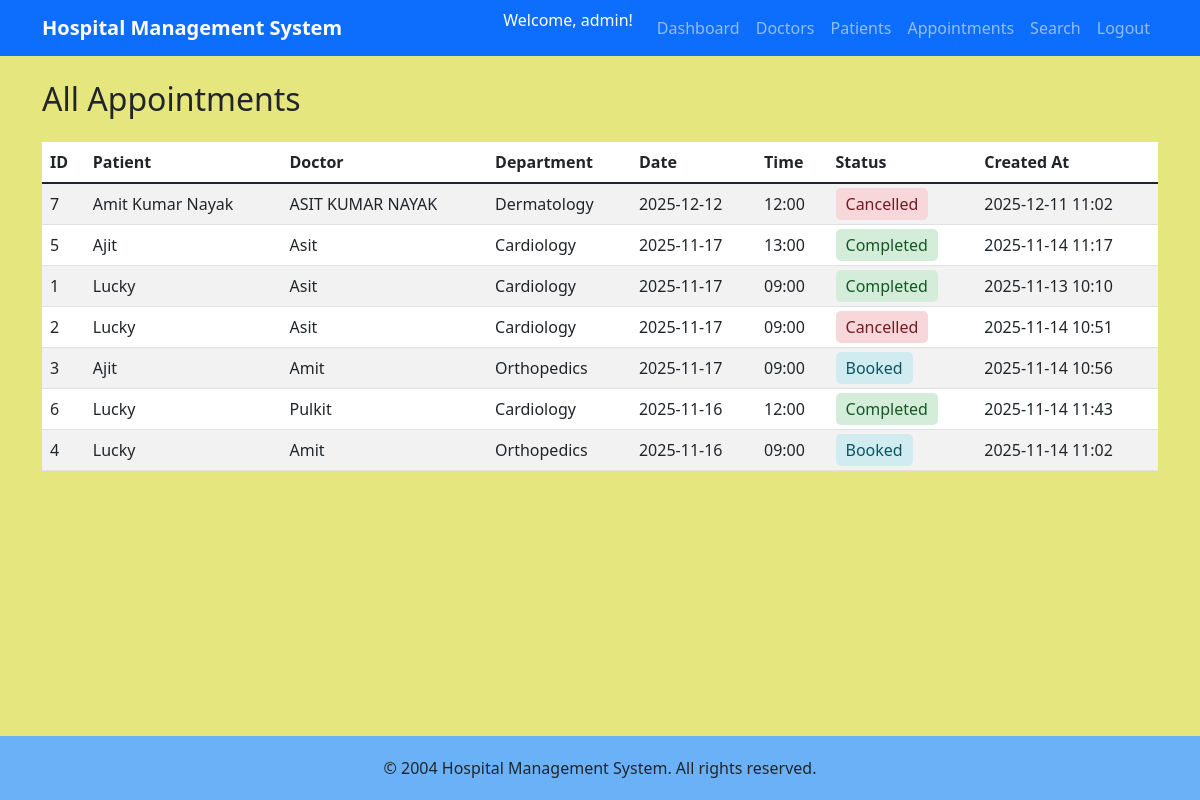
The page /admin/appointments (signed in) on the database its author committed.
### models.py (models this page shows)
class Appointment(db.Model):
    id = db.Column(db.Integer, primary_key=True)
    patient_id = db.Column(db.Integer, db.ForeignKey('patient.id'), nullable=False)
    doctor_id = db.Column(db.Integer, db.ForeignKey('doctor.id'), nullable=False)
    date = db.Column(db.Date, nullable=False)
    time = db.Column(db.String(10), nullable=False)
    status = db.Column(db.String(20), default='Booked')
    created_at = db.Column(db.DateTime, default=datetime.utcnow)
    treatment = db.relationship('Treatment', backref='appointment', uselist=False, cascade='all, delete-orphan')

class Patient(db.Model):
    id = db.Column(db.Integer, primary_key=True)
    name = db.Column(db.String(100), nullable=False)
    email = db.Column(db.String(120), unique=True, nullable=False)
    password = db.Column(db.String(200), nullable=False)
    phone = db.Column(db.String(15))
    age = db.Column(db.Integer)
    gender = db.Column(db.String(10))
    address = db.Column(db.Text)
    is_active = db.Column(db.Boolean, default=True)
    appointments = db.relationship('Appointment', backref='patient', lazy=True)

class Doctor(db.Model):
    id = db.Column(db.Integer, primary_key=True)
    name = db.Column(db.String(100), nullable=False)
    email = db.Column(db.String(120), unique=True, nullable=False)
    password = db.Column(db.String(200), nullable=False)
    phone = db.Column(db.String(15))
    department_id = db.Column(db.Integer, db.ForeignKey('department.id'), nullable=False)
    experience_years = db.Column(db.Integer)
    is_active = db.Column(db.Boolean, default=True)
    appointments = db.relationship('Appointment', backref='doctor', lazy=True)
    availability = db.relationship('DoctorAvailability', backref='doctor', lazy=True, cascade='all, delete-orphan')

class Department(db.Model):
    id = db.Column(db.Integer, primary_key=True)
    name = db.Column(db.String(100), unique=True, nullable=False)
    description = db.Column(db.Text)
    doctors = db.relationship('Doctor', backref='department', lazy=True)

### routes.py (the view)
    @app.route('/admin/appointments')
    @login_required('admin')
    def admin_appointments():
        appointments = Appointment.query.order_by(Appointment.date.desc(), Appointment.time.desc()).all()
        return render_template('admin/appointments.html', appointments=appointments)

### routes.py (called while the page is built)
def login_required(role):
    def decorator(f):
        @wraps(f)
        def decorated_function(*args, **kwargs):
            if 'user_id' not in session or session.get('role') != role:
                flash('Please login to access this page', 'danger')
                return redirect(url_for('login'))
            return f(*args, **kwargs)
        return decorated_function
    return decorator

### templates/admin/appointments.html (shortened to what this page needs)
{% extends "base.html" %}
{% block content %}
<h2>All Appointments</h2>
<div class="table-responsive mt-4">
    <table class="table table-striped">
        <thead>
            <tr>
                <th>ID</th>
                <th>Patient</th>
                <th>Doctor</th>
                <th>Department</th>
                <th>Date</th>
                <th>Time</th>
                <th>Status</th>
                <th>Created At</th>
            </tr>
        </thead>
        <tbody>
            {% for appointment in appointments %}
            <tr>
                <td>{{ appointment.id }}</td>
                <td>{{ appointment.patient.name }}</td>
                <td>{{ appointment.doctor.name }}</td>
                <td>{{ appointment.doctor.department.name }}</td>
                <td>{{ appointment.date }}</td>
                <td>{{ appointment.time }}</td>
                <td><span class="status-{{ appointment.status.lower() }}">{{ appointment.status }}</span></td>
                <td>{{ appointment.created_at.strftime('%Y-%m-%d %H:%M') }}</td>
            </tr>
            {% else %}
            <tr>
                <td colspan="8" class="text-center">No appointments found</td>
            </tr>
            {% endfor %}
        </tbody>
    </table>
</div>
{% endblock %}

### templates/base.html (style rules this page uses)
body { min-height: 100vh; display: flex; flex-direction: column; background-color: #e6e67f !important; }
.status-booked { background-color: #d1ecf1; color: #0c5460; padding: 5px 10px; border-radius: 5px; }
.status-completed { background-color: #d4edda; color: #155724; padding: 5px 10px; border-radius: 5px; }
.status-cancelled { background-color: #f8d7da; color: #721c24; padding: 5px 10px; border-radius: 5px; }
.table { background-color: white; }

### rows shown on the page
Appointment: id "7", patient.name "Amit Kumar Nayak", doctor.name "ASIT KUMAR NAYAK", doctor.department.name "Dermatology", date "2025-12-12", time "12:00", status "Cancelled", created_at "2025-12-11 11:02"
Appointment: id "5", patient.name "Ajit", doctor.name "Asit", doctor.department.name "Cardiology", date "2025-11-17", time "13:00", status "Completed", created_at "2025-11-14 11:17"
Appointment: id "1", patient.name "Lucky", doctor.name "Asit", doctor.department.name "Cardiology", date "2025-11-17", time "09:00", status "Completed", created_at "2025-11-13 10:10"
Appointment: id "2", patient.name "Lucky", doctor.name "Asit", doctor.department.name "Cardiology", date "2025-11-17", time "09:00", status "Cancelled", created_at "2025-11-14 10:51"
Appointment: id "3", patient.name "Ajit", doctor.name "Amit", doctor.department.name "Orthopedics", date "2025-11-17", time "09:00", status "Booked", created_at "2025-11-14 10:56"
Appointment: id "6", patient.name "Lucky", doctor.name "Pulkit", doctor.department.name "Cardiology", date "2025-11-16", time "12:00", status "Completed", created_at "2025-11-14 11:43"
Appointment: id "4", patient.name "Lucky", doctor.name "Amit", doctor.department.name "Orthopedics", date "2025-11-16", time "09:00", status "Booked", created_at "2025-11-14 11:02"

### other values the page prints
{{ session.username }} "admin"
